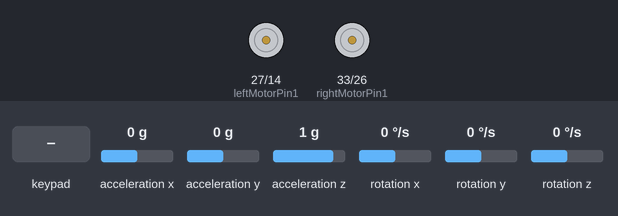
The sketch below on a simulated ESP32. Parts: motor-driver pin pairs drawn as motors (green arrow = first pin HIGH = forward, orange = second pin HIGH = backward, longer = more drive, scaled by the enable pin). Inputs (shaded band) come from the test bench; at power-on: acceleration x 0 g, acceleration y 0 g, acceleration z 1 g, rotation x 0 °/s, rotation y 0 °/s, rotation z 0 °/s. What the sketch prints to the serial monitor is not drawn.

Above: at 2.5 s.
2.6 s: key 'U' pressed
At 2.82 s:
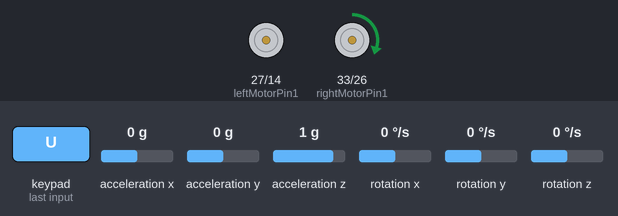
4.5 s: key 'D' pressed
At 4.72 s:
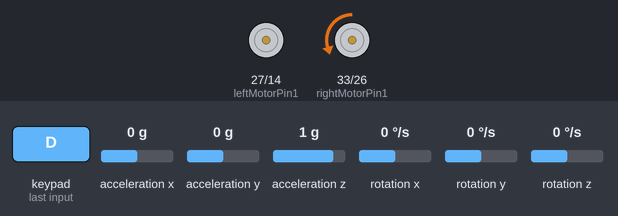
6.4 s: key 'L' pressed
7.9 s: key 'R' pressed
Timing chart, 0 to 10.4 s (numbered marks = the images above; inputs shaded):
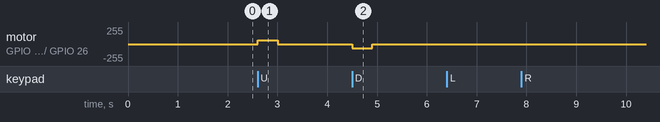

The sketch:

PID_MPU_ESP32_BT_Filtros_Calibra.ino
```cpp
/*
 * Projeto: Controle de Carro Robô 2WD com ESP32 e MPU6050
 *
 * Descrição:
 * Este código controla um carro robô de duas rodas (2WD) utilizando um microcontrolador ESP32
 * e um sensor MPU6050. O robô pode ser comandado através do aplicativo Dabble via Bluetooth.
 * O controle de trajetória é realizado utilizando um algoritmo PID para corrigir a direção.
 *
 * Versão: 1.5
 * Autor: Prof. Dr. Robson Marinho
 * Data: 29/10/2024
 */

#include <Wire.h>
#include <MPU6050.h>
#include <DabbleESP32.h>

// Configurações do MPU6050
MPU6050 mpu;
int16_t ax, ay, az;
int16_t gx, gy, gz;
float currentYaw = 0;
float targetYaw = 0;
float yawOffset = 0;

// Filtro passa-baixa
float alpha = 0.8;
float filteredYaw = 0;

// Pinos do TB6612 para os motores (ajustados)
const int motorRightPWM = 25;  // PWM do motor direito
const int rightMotorPin1 = 33; // Direção do motor direito
const int rightMotorPin2 = 26;
const int motorLeftPWM = 32;   // PWM do motor esquerdo
const int leftMotorPin1 = 27;  // Direção do motor esquerdo
const int leftMotorPin2 = 14;  // Novo pino para direção

// Velocidades base ajustadas para as rodas
int baseMotorSpeedLeft = 65;
int baseMotorSpeedRight = 60;
int rotationSpeedLeft = 55;
int rotationSpeedRight = 65;

// Constantes PID ajustadas para as rodas
float KpLeft = 1.2, KiLeft = 0, KdLeft = 0.05;
float prevErrorYawLeft = 0;
float integralYawLeft = 0;
float KpRight = 1.0, KiRight = 0, KdRight = 0.05;
float prevErrorYawRight = 0;
float integralYawRight = 0;

// Limites para windup
const float windupLimit = 120.0;

unsigned long lastTime = 0;
float dt = 0.1;

void setup() {
  Serial.begin(115200);
  Dabble.begin("ESP32-Sonic");
  Wire.begin();
  mpu.initialize();

  if (!mpu.testConnection()) {
    Serial.println("Falha ao conectar ao MPU6050!");
    while (1);
  } else {
    Serial.println("MPU6050 conectado!");
  }

  for (int i = 0; i < 100; i++) {
    mpu.getMotion6(&ax, &ay, &az, &gx, &gy, &gz);
    yawOffset += (gz / 131.0);
    delay(10);
  }
  yawOffset /= 100;

  pinMode(rightMotorPin1, OUTPUT);
  pinMode(rightMotorPin2, OUTPUT);
  pinMode(motorRightPWM, OUTPUT);
  pinMode(leftMotorPin1, OUTPUT);
  pinMode(leftMotorPin2, OUTPUT);
  pinMode(motorLeftPWM, OUTPUT);
}

void loop() {
  Dabble.processInput();

  mpu.getMotion6(&ax, &ay, &az, &gx, &gy, &gz);

  float rawYaw = (gz / 131.0) * dt - yawOffset;
  filteredYaw = alpha * filteredYaw + (1 - alpha) * rawYaw;
  currentYaw += filteredYaw;

  if (GamePad.isUpPressed()) {
    moveForward();
    targetYaw = currentYaw;
    correctTrajectoryPID();
  } else if (GamePad.isDownPressed()) {
    moveBackward();
    targetYaw = currentYaw;
    correctTrajectoryPID();
  } else if (GamePad.isLeftPressed()) {
    rotateLeft();
    targetYaw = currentYaw;
    correctRotationPID();
  } else if (GamePad.isRightPressed()) {
    rotateRight();
    targetYaw = currentYaw;
    correctRotationPID();
  } else {
    stopMotors();
  }
}

void moveForward() {
  digitalWrite(leftMotorPin1, HIGH);
  digitalWrite(leftMotorPin2, LOW);
  analogWrite(motorLeftPWM, baseMotorSpeedLeft + 5);  // Compensação para tendência à direita

  digitalWrite(rightMotorPin1, HIGH);
  digitalWrite(rightMotorPin2, LOW);
  analogWrite(motorRightPWM, baseMotorSpeedRight);
}

void moveBackward() {
  digitalWrite(leftMotorPin1, LOW);
  digitalWrite(leftMotorPin2, HIGH);
  analogWrite(motorLeftPWM, baseMotorSpeedLeft + 5);  // Compensação para tendência anti-horária

  digitalWrite(rightMotorPin1, LOW);
  digitalWrite(rightMotorPin2, HIGH);
  analogWrite(motorRightPWM, baseMotorSpeedRight);
}

void stopMotors() {
  analogWrite(motorLeftPWM, 0);
  analogWrite(motorRightPWM, 0);
}

void rotateRight() {
  digitalWrite(leftMotorPin1, LOW);
  digitalWrite(leftMotorPin2, HIGH);
  analogWrite(motorLeftPWM, rotationSpeedLeft);

  digitalWrite(rightMotorPin1, HIGH);
  digitalWrite(rightMotorPin2, LOW);
  analogWrite(motorRightPWM, rotationSpeedRight);
}

void rotateLeft() {
  digitalWrite(leftMotorPin1, HIGH);
  digitalWrite(leftMotorPin2, LOW);
  analogWrite(motorLeftPWM, rotationSpeedLeft);

  digitalWrite(rightMotorPin1, LOW);
  digitalWrite(rightMotorPin2, HIGH);
  analogWrite(motorRightPWM, rotationSpeedRight);
}

void limitIntegral(float &integralYaw) {
  integralYaw = constrain(integralYaw, -windupLimit, windupLimit);
}

void correctTrajectoryPID() {
  unsigned long currentTime = millis();
  dt = (currentTime - lastTime) / 1000.0;
  lastTime = currentTime;

  float errorYaw = targetYaw - currentYaw;

  float KpAdjustLeft = KpLeft * 0.7;
  float KpAdjustRight = KpRight * 0.7;

  float proportionalYawLeft = KpAdjustLeft * errorYaw;
  integralYawLeft += errorYaw * dt;
  limitIntegral(integralYawLeft);
  float integralTermYawLeft = KiLeft * integralYawLeft;
  float derivativeYawLeft = (errorYaw - prevErrorYawLeft) / dt;
  float derivativeTermYawLeft = KdLeft * derivativeYawLeft;

  float proportionalYawRight = KpAdjustRight * errorYaw;
  integralYawRight += errorYaw * dt;
  limitIntegral(integralYawRight);
  float integralTermYawRight = KiRight * integralYawRight;
  float derivativeYawRight = (errorYaw - prevErrorYawRight) / dt;
  float derivativeTermYawRight = KdRight * derivativeYawRight;

  float correctionYawLeft = proportionalYawLeft + integralTermYawLeft + derivativeTermYawLeft;
  float correctionYawRight = proportionalYawRight + integralTermYawRight + derivativeTermYawRight;

  int leftSpeed = baseMotorSpeedLeft + correctionYawLeft;
  int rightSpeed = baseMotorSpeedRight - correctionYawRight;

  leftSpeed = constrain(leftSpeed, -windupLimit, windupLimit);
  rightSpeed = constrain(rightSpeed, -windupLimit, windupLimit);

  analogWrite(motorLeftPWM, leftSpeed);
  analogWrite(motorRightPWM, rightSpeed);

  prevErrorYawLeft = errorYaw;
  prevErrorYawRight = errorYaw;
}

void correctRotationPID() {
  unsigned long currentTime = millis();
  dt = (currentTime - lastTime) / 1000.0;
  lastTime = currentTime;

  float errorYaw = targetYaw - currentYaw;

  float proportionalYawLeft = KpLeft * errorYaw;
  integralYawLeft += errorYaw * dt;
  float integralTermYawLeft = KiLeft * integralYawLeft;
  float derivativeYawLeft = (errorYaw - prevErrorYawLeft) / dt;
  float derivativeTermYawLeft = KdLeft * derivativeYawLeft;

  float proportionalYawRight = KpRight * errorYaw;
  integralYawRight += errorYaw * dt;
  float integralTermYawRight = KiRight * integralYawRight;
  float derivativeYawRight = (errorYaw - prevErrorYawRight) / dt;
  float derivativeTermYawRight = KdRight * derivativeYawRight;

  float correctionYawLeft = proportionalYawLeft + integralTermYawLeft + derivativeTermYawLeft;
  float correctionYawRight = proportionalYawRight + integralTermYawRight + derivativeTermYawRight;

  correctionYawLeft = constrain(correctionYawLeft, -windupLimit, windupLimit);
  correctionYawRight = constrain(correctionYawRight, -windupLimit, windupLimit);

  analogWrite(motorLeftPWM, correctionYawLeft);
  analogWrite(motorRightPWM, correctionYawRight);

  prevErrorYawLeft = errorYaw;
  prevErrorYawRight = errorYaw;
}
```

Measured:
- after the input at 2.6 s, motor on GPIO 33 (rightMotorPin1) / GPIO 26 (rightMotorPin2): stopped → forward 60/255 at once, → stopped 0.40 s later
- after the input at 4.5 s, motor on GPIO 33 (rightMotorPin1) / GPIO 26 (rightMotorPin2): stopped → backward 60/255 at once, → stopped 0.40 s later
